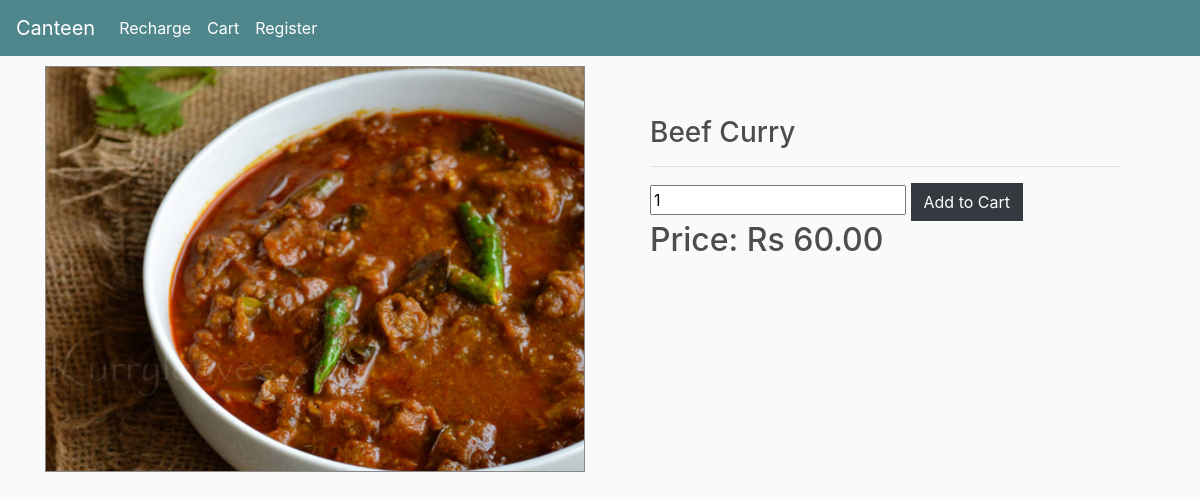
/product/1/, run on the app's committed database.
### store/models.py (models this page shows, shortened)
class Product(models.Model):
	name = models.CharField(max_length=200)
	price = models.DecimalField(max_digits=7, decimal_places=2)
	image = models.ImageField(null=True, blank=True)
	@property
	def imageURL(self):
		try:
			url = self.image.url
		except:
			url = ''
		return url

### store/views.py (the view, shortened to what this page needs)
# urls.py: path('product/<str:pk>/', views.product, name="product"),
def product(request, pk):
	product = Product.objects.get(id=pk)
	context = {'product':product}
	return render(request, 'product.html', context)

### templates/product.html (shortened to what this page needs)
{% extends 'main.html' %}
{% load static %}
{% block content %}
<div class="row">
	<div class="col-lg-6">
		<img style="border:1px solid #888" src="{{product.imageURL}}" class="img-fluid">
	</div>
	<div style="padding:50px" class="col-lg-6">
		<h3>{{product.name}}</h3>
		<hr>
		<form method="POST" action="{% url 'product' product.id %}">
			<input min="1" value=1 type="number" name="quantity">
			<input class="btn btn-dark" type="submit" value="Add to Cart">
		</form>
		<h2>Price: Rs {{product.price}}</h2>
	</div>
</div>
{% endblock content %}

### guest_cart/static/css/main.css (style rules this page uses)
body { background-color: hsl(0, 0%, 98%); }
h1,h2,h3,h4,h5,h6 { color:hsl(0, 0%, 30%); }
.col-lg-4, .col-lg-6, .col-lg-8, .col-lg-12 { margin-top: 10px; }
.btn { border-radius: 0; }

### data on the page
Product: imageURL (picture), name "Beef Curry", price "60.00"
